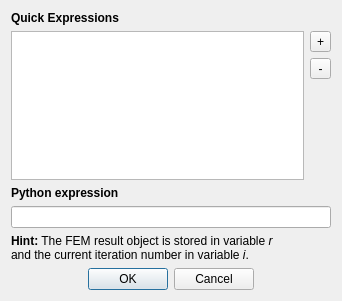
<?xml version="1.0" encoding="UTF-8"?>
<ui version="4.0">
 <class>Dialog</class>
 <widget class="QDialog" name="Dialog">
  <property name="geometry">
   <rect>
    <x>0</x>
    <y>0</y>
    <width>342</width>
    <height>301</height>
   </rect>
  </property>
  <property name="windowTitle">
   <string>Edit check</string>
  </property>
  <layout class="QGridLayout" name="gridLayout">
   <item row="0" column="0">
    <widget class="QLabel" name="label_2">
     <property name="text">
      <string>&lt;html&gt;&lt;head/&gt;&lt;body&gt;&lt;p&gt;&lt;span style=&quot; font-weight:600;&quot;&gt;Quick Expressions&lt;/span&gt;&lt;/p&gt;&lt;/body&gt;&lt;/html&gt;</string>
     </property>
    </widget>
   </item>
   <item row="1" column="0">
    <layout class="QHBoxLayout" name="horizontalLayout">
     <item>
      <widget class="QListWidget" name="quickExprList"/>
     </item>
     <item>
      <layout class="QVBoxLayout" name="verticalLayout">
       <item>
        <widget class="QToolButton" name="addQuickExpr">
         <property name="enabled">
          <bool>true</bool>
         </property>
         <property name="toolTip">
          <string>Store the currently input expression into quick expressions</string>
         </property>
         <property name="text">
          <string>+</string>
         </property>
        </widget>
       </item>
       <item>
        <widget class="QToolButton" name="delQuickExpr">
         <property name="enabled">
          <bool>true</bool>
         </property>
         <property name="sizePolicy">
          <sizepolicy hsizetype="Minimum" vsizetype="Fixed">
           <horstretch>0</horstretch>
           <verstretch>0</verstretch>
          </sizepolicy>
         </property>
         <property name="toolTip">
          <string>Delete the currently selected quick expression</string>
         </property>
         <property name="text">
          <string>-</string>
         </property>
        </widget>
       </item>
       <item>
        <spacer name="verticalSpacer">
         <property name="orientation">
          <enum>Qt::Vertical</enum>
         </property>
         <property name="sizeHint" stdset="0">
          <size>
           <width>20</width>
           <height>40</height>
          </size>
         </property>
        </spacer>
       </item>
      </layout>
     </item>
    </layout>
   </item>
   <item row="2" column="0">
    <widget class="QLabel" name="label">
     <property name="text">
      <string>&lt;html&gt;&lt;head/&gt;&lt;body&gt;&lt;p&gt;&lt;span style=&quot; font-weight:600;&quot;&gt;Python expression&lt;/span&gt;&lt;/p&gt;&lt;/body&gt;&lt;/html&gt;</string>
     </property>
    </widget>
   </item>
   <item row="3" column="0">
    <widget class="QLineEdit" name="exprEdit"/>
   </item>
   <item row="4" column="0">
    <widget class="QLabel" name="label_3">
     <property name="text">
      <string>&lt;html&gt;&lt;head/&gt;&lt;body&gt;&lt;p&gt;&lt;span style=&quot; font-weight:600;&quot;&gt;Hint:&lt;/span&gt; The FEM result object is stored in variable &lt;span style=&quot; font-style:italic;&quot;&gt;r&lt;br/&gt;&lt;/span&gt;and the current iteration number in variable &lt;span style=&quot; font-style:italic;&quot;&gt;i&lt;/span&gt;.&lt;/p&gt;&lt;/body&gt;&lt;/html&gt;</string>
     </property>
     <property name="textFormat">
      <enum>Qt::AutoText</enum>
     </property>
     <property name="scaledContents">
      <bool>false</bool>
     </property>
    </widget>
   </item>
   <item row="5" column="0">
    <widget class="QDialogButtonBox" name="buttonBox">
     <property name="standardButtons">
      <set>QDialogButtonBox::Cancel|QDialogButtonBox::Ok</set>
     </property>
     <property name="centerButtons">
      <bool>true</bool>
     </property>
    </widget>
   </item>
  </layout>
 </widget>
 <tabstops>
  <tabstop>exprEdit</tabstop>
  <tabstop>quickExprList</tabstop>
  <tabstop>addQuickExpr</tabstop>
  <tabstop>delQuickExpr</tabstop>
 </tabstops>
 <resources/>
 <connections/>
</ui>
